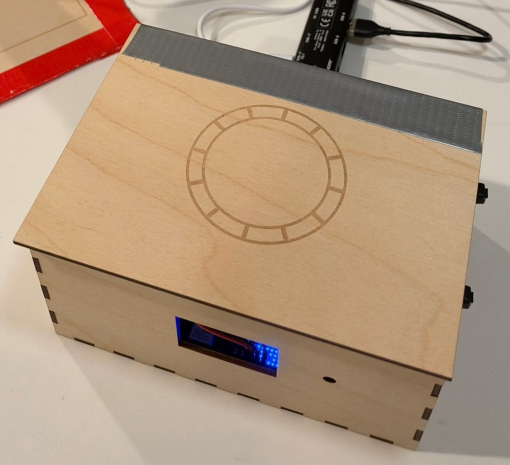
#> input picture Mohammed's Projects/MT2 - The Impenetrable Safe/06_movie/safe_photo.jpg, 1020 x 930 px (shown at 1/2 size)
$ python -i capture.py   (imports and definitions only)
#> lines starting #> are read from the running program, lines starting #| are printed output that depends on the picture; after the words box and inside, x2 and y2 are one past the last pixel; in counts of white or black regions, pixels touching at a corner belong together
### Mohammed's Projects/MT2 - The Impenetrable Safe/02_data_collection/hand_crop.py
"""
hand_crop.py - the ONE place that decides how a camera frame becomes a hand photo.

capture.py uses it to save training photos, and the training code and the
UNO Q app will use this same file. That way every image the network ever
sees (while learning and while guarding the safe) is cut out and shrunk in
exactly the same way. If training photos and live photos were prepared even
slightly differently (a box a few pixels off, a different shrinking method),
the network would be looking at a kind of picture it never practiced on and
would guess worse, without any error message to warn us.

The crop box is stored in crop_config.json, next to this file.
"""
import json
from datetime import datetime
from pathlib import Path

import cv2

HERE = Path(__file__).resolve().parent
CONFIG_PATH = HERE / "crop_config.json"

# The camera is FORCED to this video size, and every picture is checked. 640x480
# is a mode almost every USB webcam supports, and it is light enough for the UNO Q
# to read live. The same camera can show a different slice of the desk at a
# different picture shape (a wide 640x360 picture shows more desk side to side
# than a 640x480 one), so a box saved for one shape cuts out the wrong area in
# another. That really happened: one session silently switched to 640x360 after
# starting at 640x480. So nothing here ever "adjusts" to another size: a wrong
# size is an error. The UNO Q app must force and check this same size.
FRAME_W, FRAME_H = 640, 480


class FrameSizeError(Exception):
    """The camera is sending a picture size other than FRAME_W x FRAME_H."""

# Saved photos are IMAGE_SIZE x IMAGE_SIZE pixels (see capture.py for why 128).
IMAGE_SIZE = 128


# [25 lines left out: functions open_camera, check_frame_size, not called in this run]


def clamp_box(x, y, size, frame_w, frame_h, min_size=64):
    """Keep a square box (top-left x, y and side length) fully inside the frame."""
    size = int(max(min_size, min(size, frame_w, frame_h)))
    x = int(max(0, min(x, frame_w - size)))
    y = int(max(0, min(y, frame_h - size)))
    return x, y, size


# [53 lines left out: functions crop_and_resize, to_network_input, frame_to_network_input, save_config, not called in this run]


def load_config(path=CONFIG_PATH):
    """Read crop_config.json, or return None if it doesn't exist yet."""
    return json.loads(path.read_text()) if path.exists() else None


# [13 lines left out: function box_from_config, not called in this run]

### Mohammed's Projects/MT2 - The Impenetrable Safe/02_data_collection/capture.py
"""
capture.py - take labeled photos of hands showing 0-5 fingers, for training.

The external webcam hangs off the laptop screen, looking down at a red square
taped on the desk. You hold up fingers inside the square and press the
matching number key; the tool cuts the square out of the picture, shrinks it
to 128x128 pixels and saves it in data/<number>/.

Three ways to run it:

  python capture.py --list
      Finds every camera, shows one snapshot from each, and suggests which is
      the external webcam. Note its number.

  python capture.py --camera 1 --person mohammed
      Live preview. Line the box up with the red square, press c to save it,
      then press 0-5 to take photos. (Leave out --camera after the first time;
      the number saved with the box is used.)

  python capture.py --samples --person mohammed
      Makes ../media/hand_samples_mohammed.png: one photo per class side by side,
      for the README.

Keys in the preview window (click the window first so it gets the key presses):
  w a s d     move the box 5 pixels      (W A S D with Shift: 25 pixels)
  [ ]         shrink / grow the box       ({ } with Shift: faster)
  f           fit the box to the red square automatically
  c           save the box to crop_config.json
  0-5         save one photo of that class (hold the key: about 5 per second)
  q or Esc    quit

Class "0" is a fist OR an empty square (no hand): later the lock uses "0" as
the pause between code digits, so collect both kinds under 0.
"""
import argparse
import json
import platform
import re
import subprocess
import sys
import time
from datetime import datetime
from pathlib import Path

import cv2
import numpy as np

import hand_crop as hc

HERE = Path(__file__).resolve().parent
DATA_DIR = HERE / "data"                  # data/0 ... data/5 (kept out of Git, see .gitignore)
MEDIA_DIR = HERE.parent / "media"         # sample pictures for the README
CLASSES = [str(d) for d in range(6)]      # "0" .. "5"
TARGET_PER_CLASS = 80                     # goal per class, per person
SAVE_INTERVAL = 0.2                       # at most one photo every 0.2 s = 5 per second while a key is held
STEP_SMALL, STEP_BIG = 5, 25              # box move/resize steps in pixels
MAX_CAMERAS = 6                           # how many camera numbers --list tries (0..5)
WINDOW = "capture (click here, then use the keys)"

# Why 128 x 128 (hc.IMAGE_SIZE)?
#   * It is big enough that each finger is still clearly a separate shape:
#     the square fills ~300 pixels of the camera picture, so shrinking to 128
#     keeps fingers several pixels wide.
#   * It is small enough to keep the network fast: 128*128*3 = 49,152 numbers per
#     photo. The UNO Q has to run the network live on its small processor with
#     no graphics chip, so every extra pixel costs time.
#   * Training can still shrink the photos further (to 96 or 64) to test speed,
#     but it can never add back detail that was not saved. So 128 is the
#     "biggest we might need" size, not necessarily the final one.
#   * Photos are saved as PNG: no compression blur, so they match the raw
#     frames the UNO Q will see live. Each is only ~30 KB.


# ---- Finding the right camera ------------------------------------------------

# [26 lines left out: functions mac_camera_names, camera_kind, not called in this run]


def red_mask(frame):
    """White where the picture is red (the tape), black elsewhere.

    HSV describes colors by hue (which color), saturation (how strong) and
    value (how bright). Red sits at both ends of the hue circle, so two hue
    ranges are combined. Saturation and brightness must be fairly high so
    skin and brown desk wood are not counted as red.
    """
    hsv = cv2.cvtColor(frame, cv2.COLOR_BGR2HSV)
    mask = cv2.inRange(hsv, (0, 100, 70), (10, 255, 255)) | cv2.inRange(hsv, (170, 100, 70), (180, 255, 255))
    kernel = np.ones((5, 5), np.uint8)
    return cv2.morphologyEx(mask, cv2.MORPH_CLOSE, kernel)    # fill small gaps in the tape


def find_red_box(frame):
    """A square box around the biggest red shape in the frame, or None if there isn't one."""
    h, w = frame.shape[:2]
    contours, _ = cv2.findContours(red_mask(frame), cv2.RETR_EXTERNAL, cv2.CHAIN_APPROX_SIMPLE)
    if not contours:
        return None
    biggest = max(contours, key=cv2.contourArea)
    x, y, bw, bh = cv2.boundingRect(biggest)
    if bw * bh < 0.02 * w * h:            # too small to be the square: probably a red speck
        return None
    size = max(bw, bh)                     # square that covers the whole taped area
    cx, cy = x + bw // 2, y + bh // 2
    return hc.clamp_box(cx - size // 2, cy - size // 2, size, w, h)


# [287 lines left out: functions read_frame, list_cameras, clean_person, count_photos, save_photo, draw_view and 3 more, not called in this run]


# [2 lines not run here, left out]

>>> import cv2
>>> picture = cv2.imread('../06_movie/safe_photo.jpg')
#> picture is the input picture: shape (930, 1020, 3); mean B, G, R 124.3, 149.1, 174.7
>>> result = find_red_box(picture)
#> in red_mask, `hsv = cv2.cvtColor(frame, cv2.COLOR_BGR2HSV)`: hsv: shape (930, 1020, 3); mean H, S, V 17.7, 75.4, 175.2
#> in red_mask, `mask = cv2.inRange(hsv, (0, 100, 70), (10, 255, 255)) | cv2.inRange(hs..`:
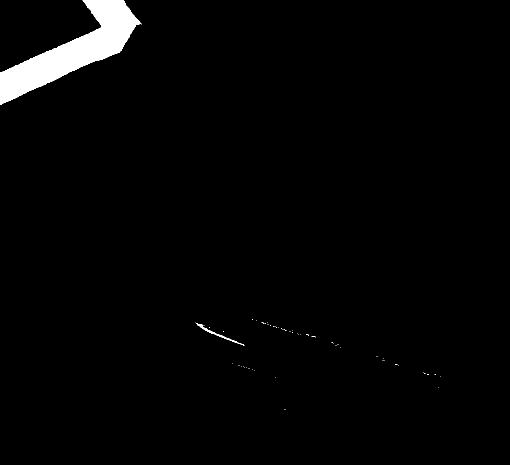
#> mask: shape (930, 1020) (shown at 1/2 size); 2.2% white; 64 white regions (62 under 20 px), largest, box (x1, y1, x2, y2) and area: (0, 0, 283, 210) 20044, (392, 646, 489, 692) 329
#> in red_mask, `return cv2.morphologyEx(mask, cv2.MORPH_CLOSE, kernel)`: returned value: shape (930, 1020); 2.2% white; 56 white regions (54 under 20 px)
#> in find_red_box, `contours, _ = cv2.findContours(red_mask(frame), cv2.RETR_EXTERNAL, cv2..`: contours = 56 contours, 54 with area under 20; largest, box (x1, y1, x2, y2) and area: (0, 0, 283, 210) 19670, (392, 646, 489, 692) 248
#> in find_red_box, `biggest = max(contours, key=cv2.contourArea)`: biggest = contour of 412 points, box (x1, y1, x2, y2) (0, 0, 283, 210), area 19670
#> in find_red_box, `x, y, bw, bh = cv2.boundingRect(biggest)`: x = 0; bw = 283; bh = 210
#> in find_red_box, `size = max(bw, bh)`: size = 283
#> in find_red_box, `cx, cy = x + bw // 2, y + bh // 2`: cx = 141; cy = 105
#> in clamp_box, `size = int(max(min_size, min(size, frame_w, frame_h)))`: size = 283
#> in clamp_box, `x = int(max(0, min(x, frame_w - size)))`: x = 0
#> result = (0, 0, 283)

$ run again, on Mohammed's Projects/MT2 - The Impenetrable Safe/06_movie/source_frame.png
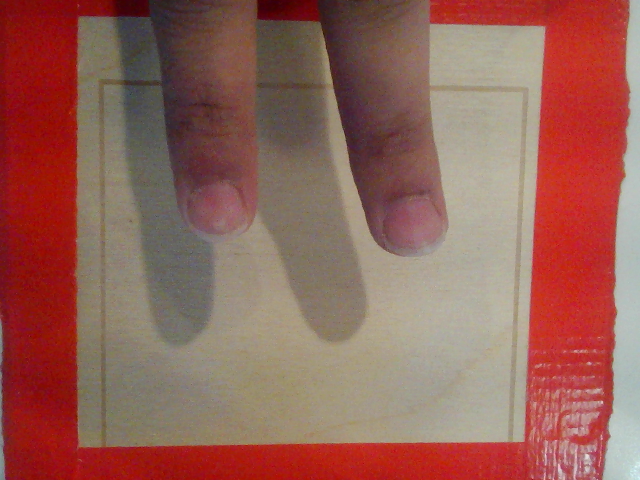
#> input picture Mohammed's Projects/MT2 - The Impenetrable Safe/06_movie/source_frame.png, 640 x 480 px
#> picture is the input picture: shape (480, 640, 3); mean B, G, R 87.3, 97.4, 148.5
#> hsv: shape (480, 640, 3); mean H, S, V 42.9, 105.8, 148.9
#> in red_mask, `mask = cv2.inRange(hsv, (0, 100, 70), (10, 255, 255)) | cv2.inRange(hs..`:
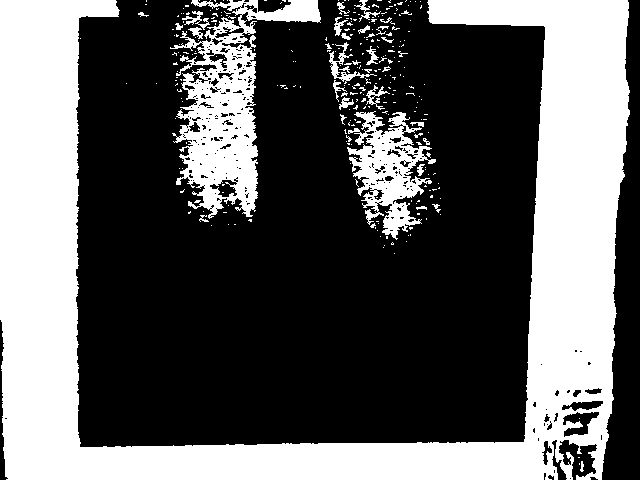
#> mask: shape (480, 640); 37.3% white; 294 white regions (260 under 20 px), largest, box (x1, y1, x2, y2) and area: (0, 0, 630, 480) 94916, (170, 0, 321, 219) 11683, (347, 111, 436, 240) 4985
#> in red_mask, `return cv2.morphologyEx(mask, cv2.MORPH_CLOSE, kernel)`:
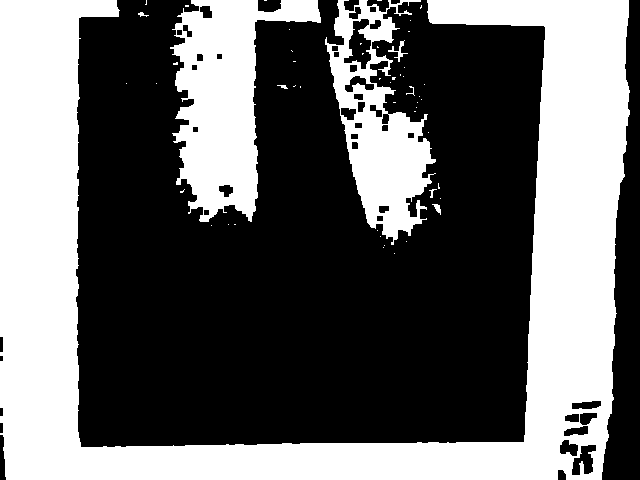
#> returned value: shape (480, 640); 40.4% white; 53 white regions (44 under 20 px)
#> contours = 51 contours, 46 with area under 20; largest, box (x1, y1, x2, y2) and area: (0, 0, 630, 480) 95588, (170, 0, 321, 222) 16150, (325, 0, 436, 245) 12894, (388, 40, 408, 62) 54, (432, 204, 441, 215) 32
#> biggest = contour of 413 points, box (x1, y1, x2, y2) (0, 0, 630, 480), area 95588
#> in find_red_box, `x, y, bw, bh = cv2.boundingRect(biggest)`: x = 0; bw = 630; bh = 480
#> in find_red_box, `size = max(bw, bh)`: size = 630
#> cx = 315; cy = 240
#> in clamp_box, `size = int(max(min_size, min(size, frame_w, frame_h)))`: size = 480
#> in clamp_box, `x = int(max(0, min(x, frame_w - size)))`: x = 0
#> result = (0, 0, 480)
